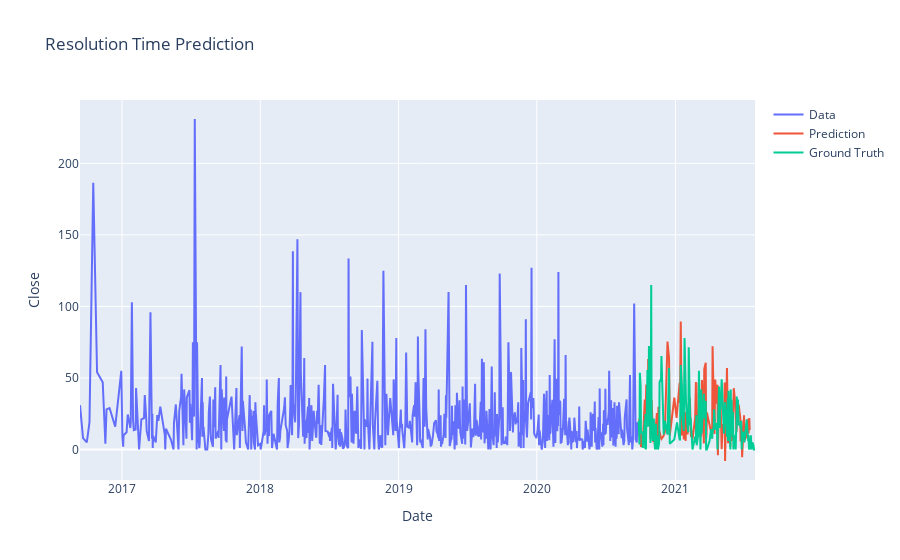

Notebook code for this chart:
### Code cell
import plotly.offline as pyo
import plotly.graph_objs as go
from plotly.offline import iplot

trace1 = go.Scatter(
    x = date_train,
    y = data_train,
    mode = 'lines',
    name = 'Data'
)
trace2 = go.Scatter(
    x = date_test,
    y = prediction,
    mode = 'lines',
    name = 'Prediction'
)
trace3 = go.Scatter(
    x = date_test,
    y = data_test,
    mode='lines',
    name = 'Ground Truth'
)
layout = go.Layout(
    title = "Resolution Time Prediction",
    xaxis = {'title' : "Date"},
    yaxis = {'title' : "Close"}
)
fig = go.Figure(data=[trace1, trace2, trace3], layout=layout)
fig.show()

### Figure 1 — Plotly figure (JSON) as saved in the notebook; plotly's stock layout.template omitted (floating-point values rounded to 4 significant figures; data arrays with more than 128 entries replaced by an {"elided": "..."} marker saying what was removed)
{"data": [{"mode": "lines", "name": "Data", "type": "scatter", "x": {"elided": "634 str values"}, "y": {"elided": "634 float values"}}, {"mode": "lines", "name": "Prediction", "type": "scatter", "x": {"elided": "159 str values"}, "y": {"elided": "149 float values"}}, {"mode": "lines", "name": "Ground Truth", "type": "scatter", "x": {"elided": "159 str values"}, "y": {"elided": "159 float values"}}], "layout": {"title": {"text": "Resolution Time Prediction"}, "xaxis": {"title": {"text": "Date"}}, "yaxis": {"title": {"text": "Close"}}}}
